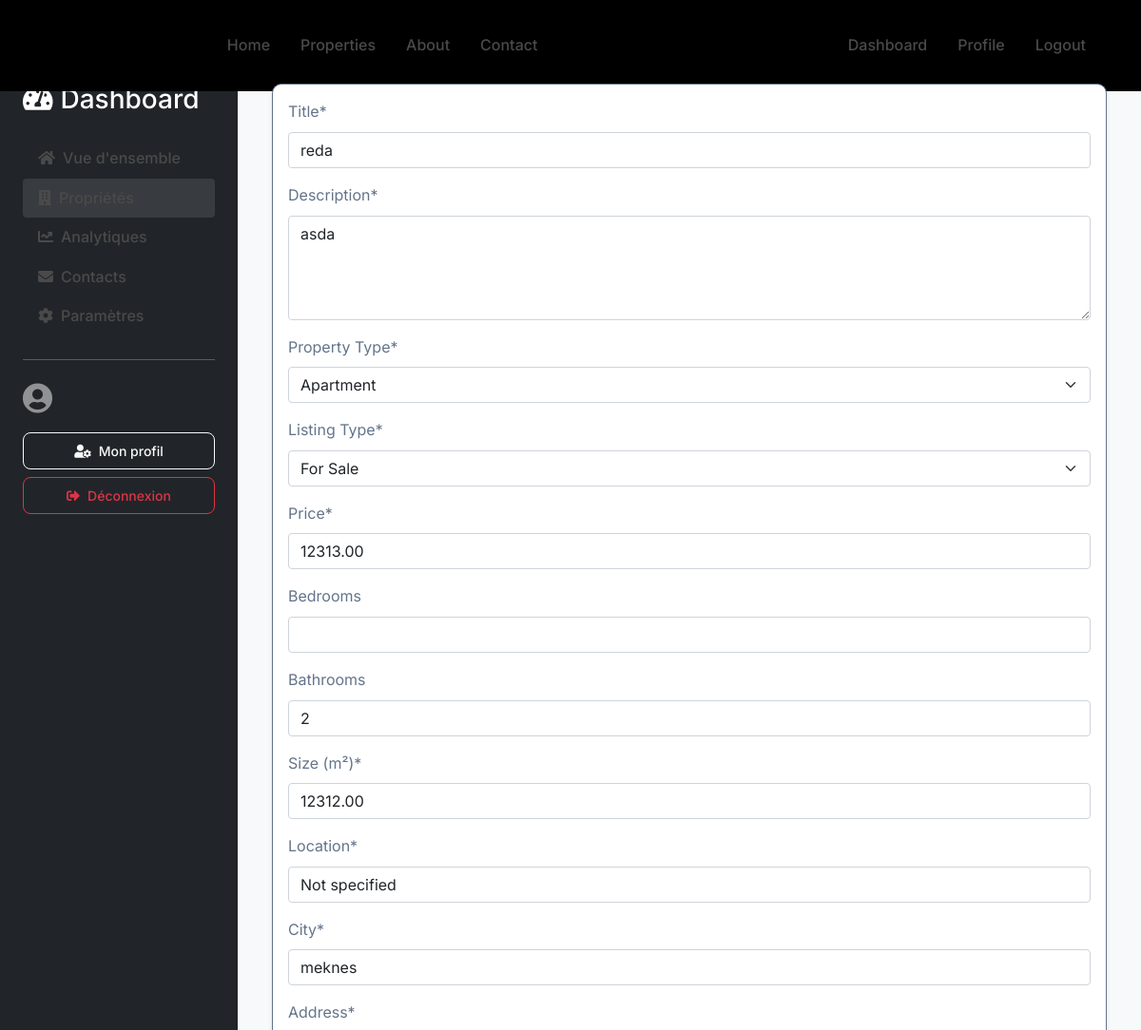
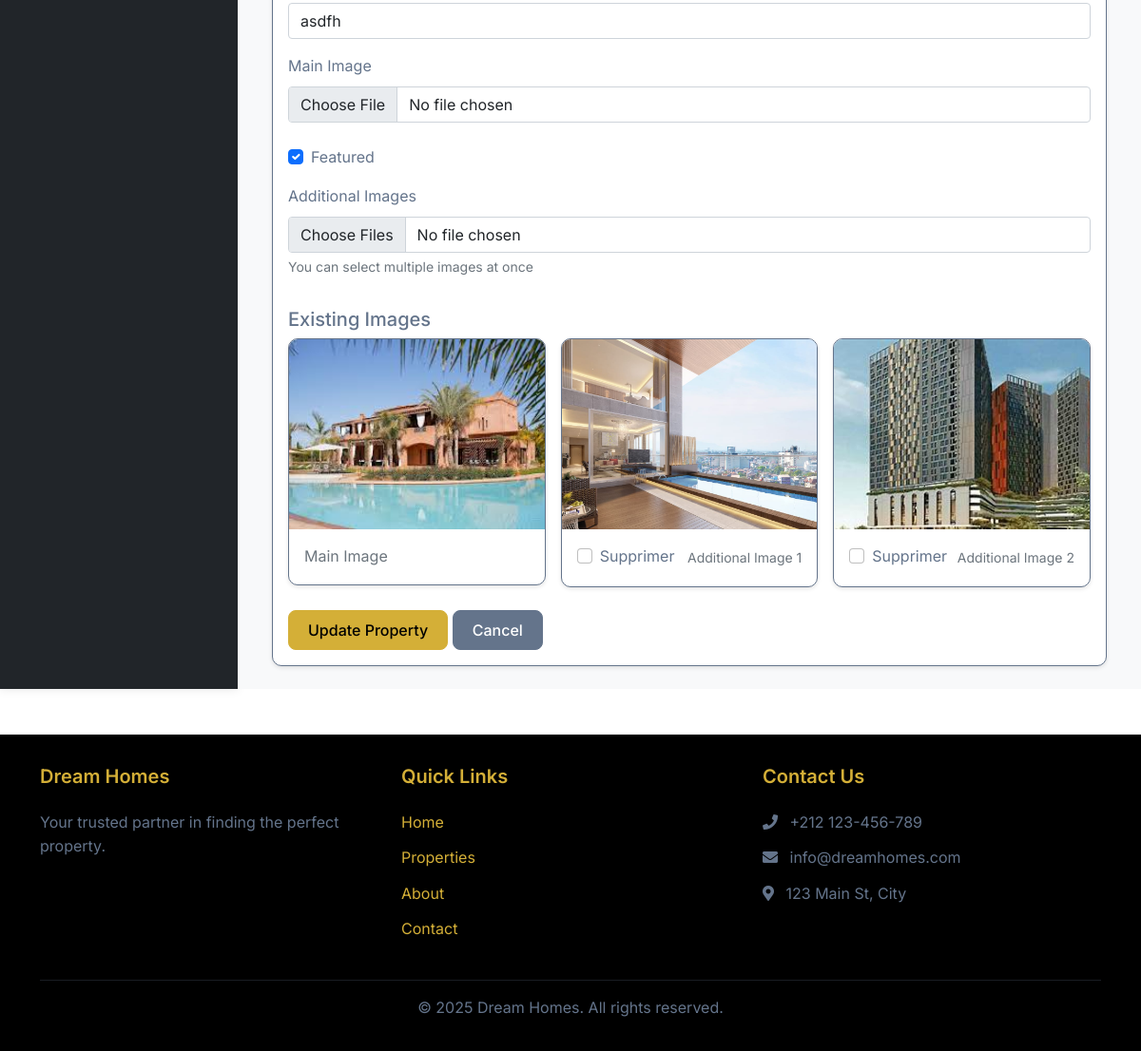
/dashboard/properties/edit/3/ (signed in), run on the app's committed database (2 pictures, top to bottom).
### properties/models.py (models this page shows, shortened)
class Property(models.Model):
    PROPERTY_TYPES = [
        ('house', _('House')),
        ('apartment', _('Apartment')),
        ('villa', _('Villa')),
        ('office', _('Office')),
        ('land', _('Land')),
    ]
    LISTING_TYPES = [
        ('sale', _('For Sale')),
        ('rent', _('For Rent')),
    ]
    title = models.CharField(_('Title'), max_length=200)
    title_ar = models.CharField(_('Titre (Arabe)'), max_length=200, blank=True)
    description = models.TextField(_('Description'))
    description_ar = models.TextField(_('Description (Arabe)'), blank=True)
    price = models.DecimalField(_('Price'), max_digits=12, decimal_places=2)
    property_type = models.CharField(_('Property Type'), max_length=20, choices=PROPERTY_TYPES, default='house')
    listing_type = models.CharField(_('Listing Type'), max_length=20, choices=LISTING_TYPES, default='sale')
    size = models.DecimalField(_('Size (m²)'), max_digits=10, decimal_places=2)
    bedrooms = models.IntegerField(_('Bedrooms'), null=True, blank=True)
    bathrooms = models.IntegerField(_('Bathrooms'), null=True, blank=True)
    location = models.CharField(_('Location'), max_length=200, default='Not specified')
    city = models.CharField(_('City'), max_length=100)
    address = models.CharField(_('Address'), max_length=255)
    image = models.ImageField(_('Main Image'), upload_to='properties/', null=True, blank=True)
    slug = models.SlugField(_('Slug'), unique=True, blank=True)
    featured = models.BooleanField(_('Featured'), default=False)
    available = models.BooleanField(_('Disponible'), default=True)
    created_at = models.DateTimeField(_('Created At'), auto_now_add=True)
    updated_at = models.DateTimeField(_('Updated At'), auto_now=True)
    agent = models.ForeignKey(User, on_delete=models.SET_NULL, related_name='properties', null=True, blank=True)
    total_views = models.PositiveIntegerField(_('Total Views'), default=0)
    viewed_by = models.ManyToManyField(
        User,
        through='PropertyView',
        related_name='viewed_properties',
        verbose_name=_('Viewed By')
    )
    class Meta:
        verbose_name = _('Property')
        verbose_name_plural = _('Properties')
        ordering = ['-created_at']

class PropertyImage(models.Model):
    property = models.ForeignKey(
        Property,
        on_delete=models.CASCADE,
        related_name='images',
        verbose_name=_('Propriété')
    )
    image = models.ImageField(
        upload_to='properties/images/',
        verbose_name=_('Image')
    )
    alt_text = models.CharField(
        max_length=255,
        blank=True,
        verbose_name=_('Texte alternatif')
    )
    order = models.PositiveIntegerField(
        default=0,
        verbose_name=_('Ordre')
    )
    created_at = models.DateTimeField(
        auto_now_add=True,
        verbose_name=_('Date de création')
    )
    class Meta:
        verbose_name = _('Image de propriété')
        verbose_name_plural = _('Images de propriétés')
        ordering = ['order', 'created_at']

### dashboard/views.py (the view)
# urls.py: path('properties/edit/<int:pk>/', views.edit_property, name='edit_property'),
@login_required
@user_passes_test(is_superuser)
def edit_property(request, pk):
    property = get_object_or_404(Property, pk=pk)
    if request.method == 'POST':
        form = PropertyForm(request.POST, request.FILES, instance=property)
        if form.is_valid():
            form.save()
            images_to_delete = request.POST.getlist('delete_images')
            if images_to_delete:
                PropertyImage.objects.filter(id__in=images_to_delete, property=property).delete()
            messages.success(request, _('La propriété a été modifiée avec succès.'))
            return redirect('dashboard:property_management')
        else:
            messages.error(request, _('Veuillez corriger les erreurs ci-dessous.'))
    else:
        form = PropertyForm(instance=property)
    return render(request, 'dashboard/edit_property.html', {
        'form': form,
        'property': property,
        'additional_images': property.images.all()
    })

### dashboard/views.py (called while the page is built)
def is_superuser(user):
    return user.is_superuser

### templates/dashboard/edit_property.html (shortened to what this page needs)
{% extends 'dashboard/base_dashboard.html' %}
{% load static %}
{% load i18n %}
{% load crispy_forms_tags %}
{% block dashboard_content %}
<div class="container-fluid">
    <div class="row">
        <div class="col-12">
            <div class="card">
                <div class="card-body">
                    <form method="post" enctype="multipart/form-data" novalidate>
                        {{ form|crispy }}
                        {% if property and property.images.all %}
                        <div class="mt-4">
                            <h5>{% trans "Existing Images" %}</h5>
                            <div class="row g-3">
                                {% if property.image %}
                                <div class="col-md-4">
                                    <div class="card">
                                        <img src="{{ property.image.url }}" class="card-img-top" alt="Main Image">
                                        <div class="card-body">
                                            <p class="card-text text-muted mb-0">{% trans "Main Image" %}</p>
                                        </div>
                                    </div>
                                </div>
                                {% endif %}
                                {% for image in property.images.all %}
                                <div class="col-md-4">
                                    <div class="card">
                                        <img src="{{ image.image.url }}" class="card-img-top" alt="{{ image.alt_text|default:'Property Image' }}">
                                        <div class="card-body">
                                            <div class="d-flex justify-content-between align-items-center">
                                                <div class="form-check">
                                                    <input type="checkbox" name="delete_images" value="{{ image.id }}" class="form-check-input" id="delete_image_{{ image.id }}">
                                                    <label class="form-check-label" for="delete_image_{{ image.id }}">
                                                        {% trans "Delete" %}
                                                    </label>
                                                </div>
                                                <small class="text-muted">{% trans "Additional Image" %} {{ forloop.counter }}</small>
                                            </div>
                                        </div>
                                    </div>
                                </div>
                                {% endfor %}
                            </div>
                        </div>
                        {% endif %}
                        <div class="mt-4">
                            <button type="submit" class="btn btn-primary">
                                {% if property %}
                                    {% trans "Update Property" %}
                                {% else %}
                                    {% trans "Add Property" %}
                                {% endif %}
                            </button>
                            <a href="{% url 'dashboard:property_management' %}" class="btn btn-secondary">
                                {% trans "Cancel" %}
                            </a>
                        </div>
                    </form>
                </div>
            </div>
        </div>
    </div>
</div>
{% endblock %}

### static/css/style.css (style rules this page uses)
:root { --primary-color: #000000; --secondary-color: #4A4A4A; --accent-color: #2D68FF; --light-gray: #F5F5F5; --text-color: #333333; --border-radius: 12px; }
body { font-family: 'Inter', -apple-system, BlinkMacSystemFont, 'Segoe UI', Roboto, Oxygen, Ubuntu, Cantarell, sans-serif; color: var(--text-color); line-height: 1.6; }
.btn { padding: 0.75rem 1.5rem; border-radius: var(--border-radius); font-weight: 500; transition: all 0.3s ease; }
.btn-primary { background-color: var(--primary-color); border-color: var(--primary-color); }
html { scroll-behavior: smooth; }

### templates/base.html (style rules this page uses)
:root { --muted-gold: #D4AF37; --slate-gray: #64748B; --black: #000000; }
body { color: var(--slate-gray); background-color: #ffffff; }
.btn-primary { background-color: var(--muted-gold); border-color: var(--muted-gold); color: var(--black); }
.btn-secondary { background-color: var(--slate-gray); border-color: var(--slate-gray); color: white; }
.card { border-color: var(--slate-gray); }

### templates/dashboard/edit_property.html (style rules this page uses)
.card { border-radius: 10px; overflow: hidden; box-shadow: 0 2px 4px rgba(0,0,0,0.1); }
.card-img-top { height: 200px; object-fit: cover; }
.form-check-label { cursor: pointer; }
.btn { border-radius: 8px; padding: 8px 20px; }

### data on the page
Property: title "reda", description "asda", property_type "Apartment", listing_type "For Sale", price "12313.00", bathrooms "2", size "12312.00", location "Not specified", city "meknes", address "asdfh", featured "☑", image (picture)
PropertyImage: image (picture)
PropertyImage: image (picture)
